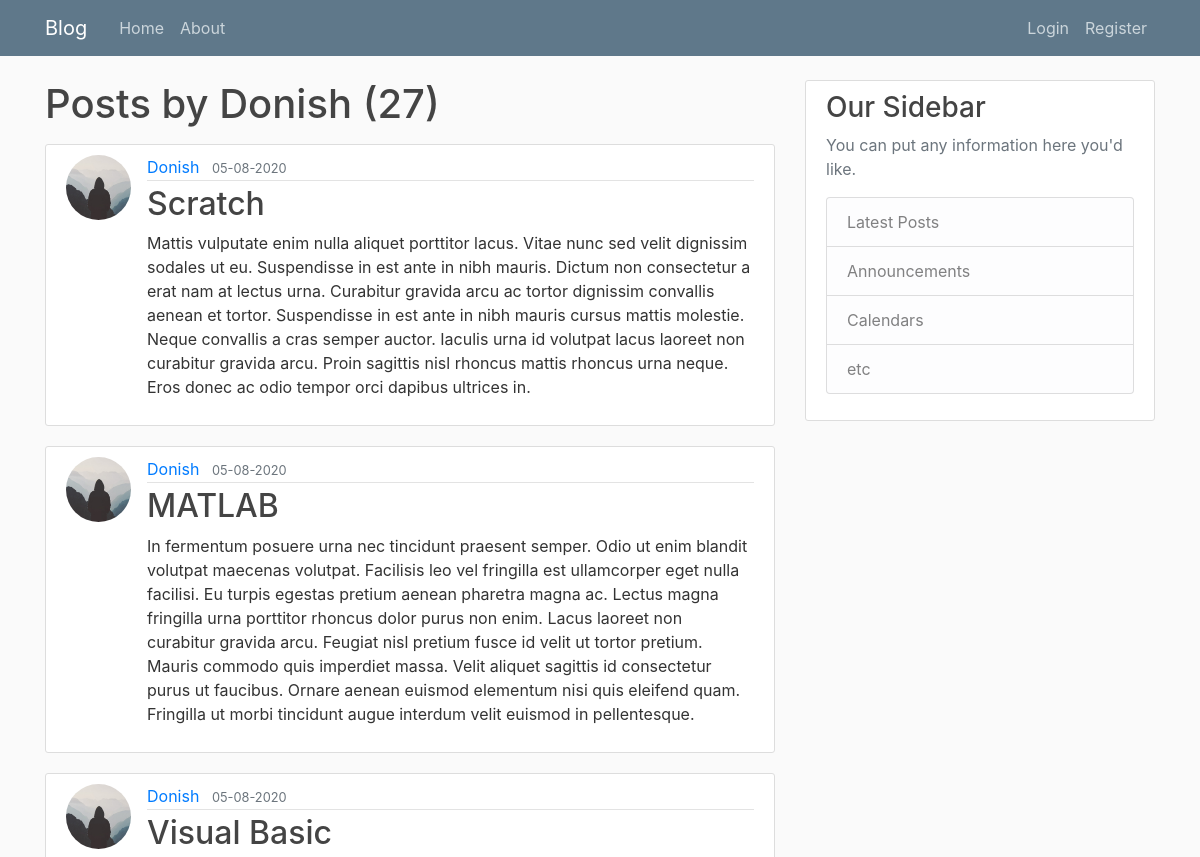
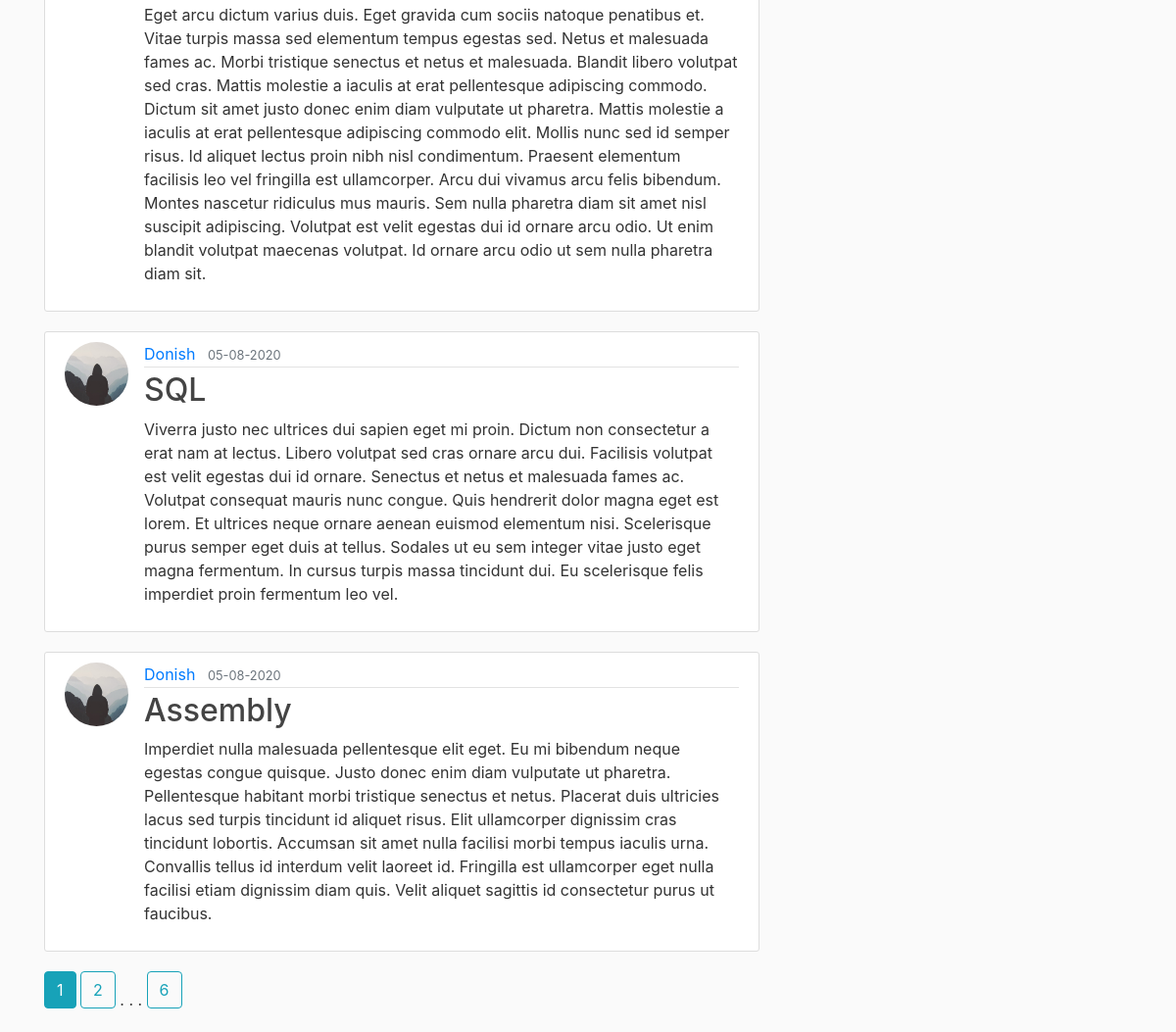
The page /user/Donish on the database its author committed (2 pictures, top to bottom).
### flaskblog/models.py (models this page shows, shortened)
class User(db.Model, UserMixin):
    id = db.Column(db.Integer, primary_key=True)
    username = db.Column(db.String(20), unique=True, nullable=False )
    email = db.Column(db.String(120), unique=True, nullable=False)
    image_file = db.Column(db.String(20), nullable=False, default='default.jpeg')
    password = db.Column(db.String(60), nullable=False)
    posts = db.relationship('Post', backref='author', lazy=True)

class Post(db.Model):
    id = db.Column(db.Integer, primary_key=True)
    title = db.Column(db.String(100), nullable=False)
    date_posted = db.Column(db.DateTime, nullable=False, default=datetime.utcnow)
    content = db.Column(db.Text, nullable=False)
    user_id = db.Column(db.Integer, db.ForeignKey('user.id'), nullable=False)

### flaskblog/users/routes.py (the view)
@users.route('/user/<string:username>')
def user_posts(username):
    page = request.args.get('page', 1, type=int)
    user = User.query.filter_by(username=username).first_or_404()
    posts = Post.query.filter_by(author=user).order_by(Post.date_posted.desc()).paginate(page=page, per_page=5)
    return render_template('user_post.html', posts=posts, user=user)

### flaskblog/templates/user_post.html
{% extends 'layout.html' %}
{% block content %}
    <h1 class="mb-3">Posts by {{ user.username }} ({{ posts.total }})</h1>
    {% for post in posts.items %}
        <article class="media content-section">
            <img class="rounded-circle article-img" src="{{ url_for('static', filename='profiles/' + post.author.image_file) }}">
          <div class="media-body">
            <div class="article-metadata">
              <a class="mr-2" href="{{ url_for('users.user_posts', username=post.author.username) }}">{{ post.author.username }}</a>
              <small class="text-muted">{{ post.date_posted.strftime('%d-%m-%Y') }}</small>
            </div>
            <h2><a class="article-title" href="{{ url_for('posts.post', post_id=post.id) }}">{{ post.title }}</a></h2>
            <p class="article-content">{{ post.content }}</p>
          </div>
        </article>
    {% endfor %}
    {% for page_num in posts.iter_pages(left_edge=1, right_edge=1, left_current=1, right_current=2) %}
        {% if page_num %}
            {% if posts.page == page_num %}
                <a class="btn btn-info mb-4" href="{{ url_for('users.user_posts',username=user.username, page=page_num) }}">{{ page_num }}</a>
            {% else %}
                <a class="btn btn-outline-info mb-4" href="{{ url_for('users.user_posts', username=user.username, page=page_num) }}">{{ page_num }}</a>
            {% endif %}
        {% else %}
            .  .  .
        {% endif %}
    {% endfor %}
{% endblock content %}

### flaskblog/static/main.css (style rules this page uses)
body { background: #fafafa; color: #333333; margin-top: 5rem; }
h1, h2, h3, h4, h5, h6 { color: #444444; }
.content-section { background: #ffffff; padding: 10px 20px; border: 1px solid #dddddd; border-radius: 3px; margin-bottom: 20px; }
.article-title { color: #444444; }
.article-content { white-space: pre-line; }
.article-img { height: 65px; width: 65px; margin-right: 16px; }
.article-metadata { padding-bottom: 1px; margin-bottom: 4px; border-bottom: 1px solid #e3e3e3 }

### rows shown on the page
User: username "Donish"
Post: image_file (placeholder picture), author.username "Donish", date_posted "05-08-2020", title "Scratch", content "Mattis vulputate enim nulla aliquet porttitor lacus. Vitae nunc sed velit dignissim sodales ut eu. Suspendisse in est ante in nibh mauris. Dictum non consectetur a erat nam at lectus urna. Curabitur gravida arcu ac tortor dignissim convallis aenean et tortor. Suspendisse in est ante in nibh mauris cursus mattis molestie. Neque convallis a cras semper auctor. Iaculis urna id volutpat lacus laoreet non curabitur gravida arcu. Proin sagittis nisl rhoncus mattis rhoncus urna neque. Eros donec ac odio tempor orci dapibus ultrices in."
Post: image_file (placeholder picture), author.username "Donish", date_posted "05-08-2020", title "MATLAB", content "In fermentum posuere urna nec tincidunt praesent semper. Odio ut enim blandit volutpat maecenas volutpat. Facilisis leo vel fringilla est ullamcorper eget nulla facilisi. Eu turpis egestas pretium aenean pharetra magna ac. Lectus magna fringilla urna porttitor rhoncus dolor purus non enim. Lacus laoreet non curabitur gravida arcu. Feugiat nisl pretium fusce id velit ut tortor pretium. Mauris commodo quis imperdiet massa. Velit aliquet sagittis id consectetur purus ut faucibus. Ornare aenean euismod elementum nisi quis eleifend quam. Fringilla ut morbi tincidunt augue interdum velit euismod in pellentesque."
Post: image_file (placeholder picture), author.username "Donish", date_posted "05-08-2020", title "Visual Basic", content "Eget arcu dictum varius duis. Eget gravida cum sociis natoque penatibus et. Vitae turpis massa sed elementum tempus egestas sed. Netus et malesuada fames ac. Morbi tristique senectus et netus et malesuada. Blandit libero volutpat sed cras. Mattis molestie a iaculis at erat pellentesque adipiscing commodo. Dictum sit amet justo donec enim diam vulputate ut pharetra. Mattis molestie a iaculis at erat pellentesque adipiscing commodo elit. Mollis nunc sed id semper risus. Id aliquet lectus proin nibh nisl condimentum. Praesent elementum facilisis leo vel fringilla est ullamcorper. Arcu dui vivamus arcu felis bibendum. Montes nascetur ridiculus mus mauris. Sem nulla pharetra diam sit amet nisl…"
Post: image_file (placeholder picture), author.username "Donish", date_posted "05-08-2020", title "SQL", content "Viverra justo nec ultrices dui sapien eget mi proin. Dictum non consectetur a erat nam at lectus. Libero volutpat sed cras ornare arcu dui. Facilisis volutpat est velit egestas dui id ornare. Senectus et netus et malesuada fames ac. Volutpat consequat mauris nunc congue. Quis hendrerit dolor magna eget est lorem. Et ultrices neque ornare aenean euismod elementum nisi. Scelerisque purus semper eget duis at tellus. Sodales ut eu sem integer vitae justo eget magna fermentum. In cursus turpis massa tincidunt dui. Eu scelerisque felis imperdiet proin fermentum leo vel."
Post: image_file (placeholder picture), author.username "Donish", date_posted "05-08-2020", title "Assembly", content "Imperdiet nulla malesuada pellentesque elit eget. Eu mi bibendum neque egestas congue quisque. Justo donec enim diam vulputate ut pharetra. Pellentesque habitant morbi tristique senectus et netus. Placerat duis ultricies lacus sed turpis tincidunt id aliquet risus. Elit ullamcorper dignissim cras tincidunt lobortis. Accumsan sit amet nulla facilisi morbi tempus iaculis urna. Convallis tellus id interdum velit laoreet id. Fringilla est ullamcorper eget nulla facilisi etiam dignissim diam quis. Velit aliquet sagittis id consectetur purus ut faucibus."

### other values the page prints
{{ posts.total }} "27"
{{ page_num }} "1"
{{ page_num }} "2" "6"
